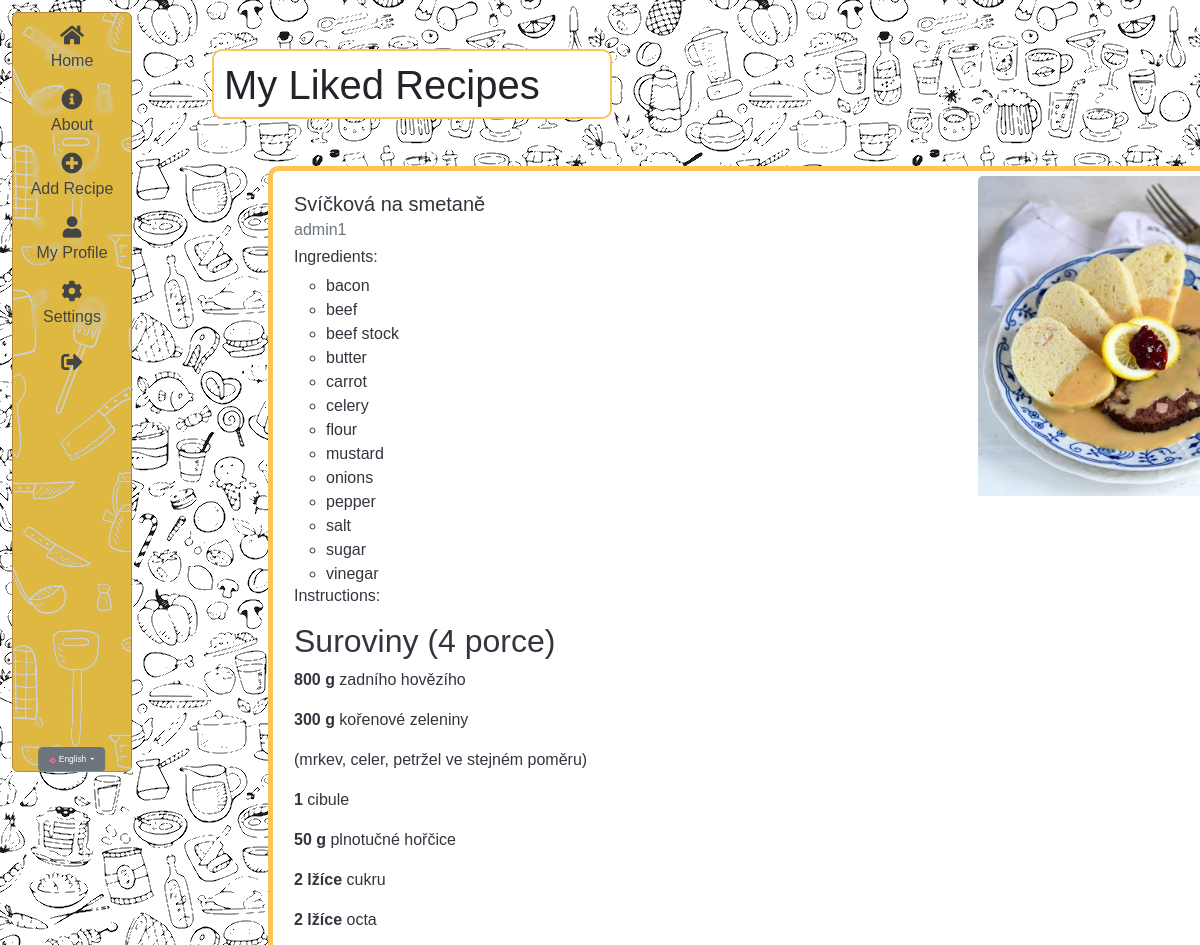
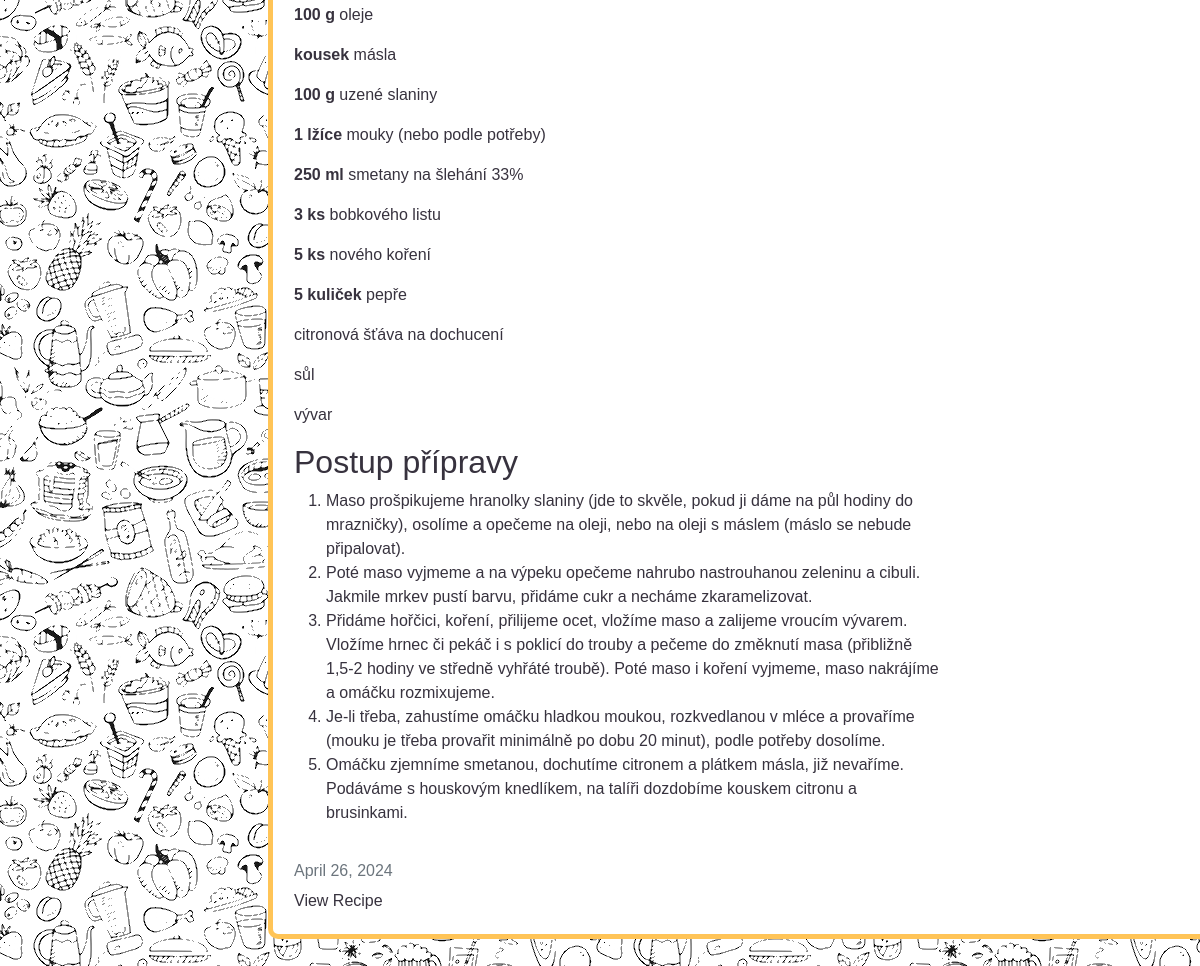
/en/liked-recipes/ (signed in), run on the app's committed database (2 pictures, top to bottom).
### recipes/models.py (models this page shows, shortened)
class Recipe(models.Model):
  title = models.CharField(max_length=100, verbose_name=_('title'))
  description = RichTextField(blank=True, null=True, verbose_name=_('description'), config_name='default')
  author = models.ForeignKey(User, on_delete=models.CASCADE)
  created_at = models.DateTimeField(auto_now_add=True)
  updated_at = models.DateTimeField(auto_now=True)
  ingredients = models.ManyToManyField(Ingredient, related_name='recipes', verbose_name=_('ingredients'))
  likes = models.ManyToManyField(User, related_name='blog_posts')
  photo = models.ImageField(
        upload_to='recipes',
        null=True,
        blank=True,
        verbose_name=_('photo'),
    )
  class Meta:
    ordering = ['-created_at']

class Ingredient(models.Model):
  name = models.CharField(max_length=100)
  class Meta:
    ordering = ['name']

### users/views.py (the view)
# urls.py: path('liked-recipes/', user_views.liked_recipes, name='liked_recipes'),
@login_required
def liked_recipes(request):
    liked_recipes = Recipe.objects.filter(likes=request.user)
    return render(request, 'users/liked_recipes.html', {'liked_recipes': liked_recipes})

### users/templates/users/liked_recipes.html
{% extends "recipes/box.html" %}
{% load crispy_forms_tags %}
{% load i18n %}
{% load static %}
{% block content %}
<div class="liked-recipes">
    <h1>My Liked Recipes</h1>
    <ul>
        {% for recipe in liked_recipes %}
            <div class="container">
                <div class="card my-4" style="width: 60rem;">
                {% if recipe.photo %}
                    <img class="card-img-top img-fluid" src="{{ recipe.photo.url }}" alt="{{ recipe.title }}" />
                {% endif %}
                <div class="card-body">
                    <h5 class="card-title">{{ recipe.title }}</h5>
                    <h6 class="card-subtitle mb-2 text-muted">{{ recipe.author }}</h6>
                    {% if recipe.ingredients.all|length %}
                    <h6>{% trans "Ingredients:" %}</h6>
                    <ul>
                        {% for ingredient in recipe.ingredients.all %}
                        <li>{{ ingredient.name }}</li>
                        {% endfor %}
                    </ul>
                    {% else %}
                    <p>{% trans "No ingredients added yet." %}</p>
                    {% endif %}
                    <h6>{% trans "Instructions:" %}</h6><p class="card-text"> {{ recipe.description | safe }}</p>
                    <h6 class="card-subtitle mb-2 text-muted">
                    {{ recipe.updated_at|date:_("DATE_FORMAT") }}
                    </h6>
                    <a href="{% url 'recipes-detail' recipe.pk %}" class="card-link no-style">{% trans "View Recipe" %}</a>
                </div>
                </div>
            </div>
        {% endfor %}
    </ul>
</div>
{% endblock %}

### recipes/static/recipes/base.css (style rules this page uses)
:root { --color-primary: #ffffff; --color-secondary: #444444; --color-tertiary: #37323e; --color-accent: #ffc457; --color-dark: #b5873e; }
body { background-color: var(--color-primary); background-image: url(food.png); font-family: Arial, sans-serif; }
.card { background-color: var(--color-primary); transition: transform 0.3s ease-in-out; color: var(--color-tertiary); display: flex; flex-direction: row-reverse; justify-content: space-between; padding: 5px; border-radius: 10px; overflow: auto; border: 5px solid var(--color-accent); box-sizing: border-box; }
.card img { height: 100%; width: auto; flex: 0 0 auto; margin-left: 20px; max-width: 20vw; }
.no-style { text-decoration: none; color: inherit; }
.liked-recipes { background-color: white; border: 2px solid var(--color-accent); border-radius: 10px; padding: 10px; height: 70px; width: 400px; }
.container { padding-top: 25px; padding-bottom: 25px; }

### data on the page
Recipe: photo (picture), title "Svíčková na smetaně", author "admin1", description "Suroviny (4 porce) 800 g zadního hovězího 300 g kořenové zeleniny (mrkev, celer, petržel ve stejném poměru) 1 cibule 50 g plnotučné hořčice 2 lžíce cukru 2 lžíce octa 100 g oleje kousek másla 100 g uzené slaniny 1 lžíce mouky (nebo podle potřeby) 250 ml smetany na šlehání 33% 3 ks bobkového listu 5 ks nového koření 5 kuliček pepře citronová šťáva na dochucení sůl vývar Postup přípravy Maso prošpikujeme hranolky slaniny (jde to skvěle, pokud ji dáme na půl hodiny do mrazničky), osolíme a opečeme na oleji, nebo na oleji s máslem (máslo se nebude připalovat). Poté maso vyjmeme a na výpeku opečeme nahrubo nastrouhanou zeleninu a cibuli. Jakmile mrkev pustí barvu, přidáme cukr a necháme…", updated_at "April 26, 2024"
Ingredient: name "bacon"
Ingredient: name "beef"
Ingredient: name "beef stock"
Ingredient: name "butter"
Ingredient: name "carrot"
Ingredient: name "celery"
Ingredient: name "flour"
Ingredient: name "mustard"
Ingredient: name "onions"
Ingredient: name "pepper"
Ingredient: name "salt"
Ingredient: name "sugar"
Ingredient: name "vinegar"
